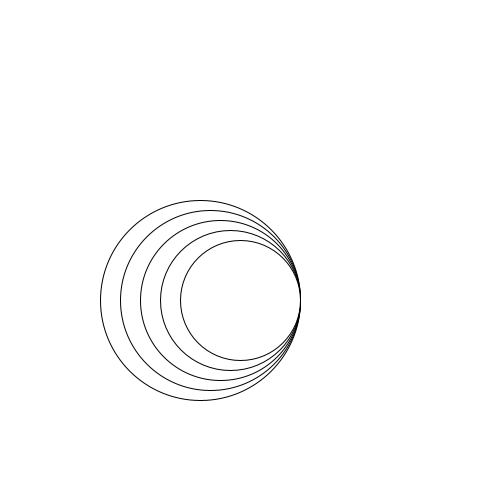
Frame 1 (no input)
Frame 60 (the mouse pressed at the canvas centre just before this capture): identical to frame 1, image omitted
Frame 120 (the mouse held since frame 60 and released just before this capture): identical to frame 1, image omitted

The Processing sketch that drew this single still picture (run headless with seeded random() and noise(); from frame 60 on, the mouse is pressed at the canvas centre):

// Processing sketch: opdracht_9_7
// ── opdracht_9_7.pde
void setup(){
size(500,500);
}

void draw(){
  background(255,255,255);
  drawRightC(200);
}

void drawRightC(int sizeC){
   for(int i = 0; i < 5; i++){  
     ellipse(300 - sizeC/2,300,sizeC,sizeC);
     sizeC -= 20;       
    }
}
